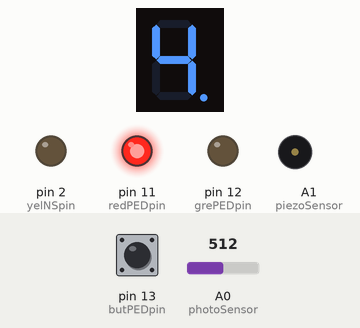
Recording of a sketch running on a simulated Arduino Uno, built with avr-gcc and run on an emulated ATmega328P. On the bench: 1-digit seven-segment display, output pins drawn as LEDs (lit = HIGH), buzzer (waves = sounding). Wiring (inferred from the names in the program): 1-digit 7-segment display, segments lit when LOW: segments pin 4, pin 5, pin 6, pin 7, pin 8, pin 9, pin 10, pin 3. The test bench sets the inputs (shaded band); at power-on: pin 13 (butPEDpin) LOW, A0 (photoSensor) = 512. The segment pins are drawn as the display they are named for; pins used as bus, display or sensor lines are not drawn.

Above: at 1.2 s.
1.3 s: pin 13 (butPEDpin) pulled HIGH for 0.15 s
At 2.65 s:
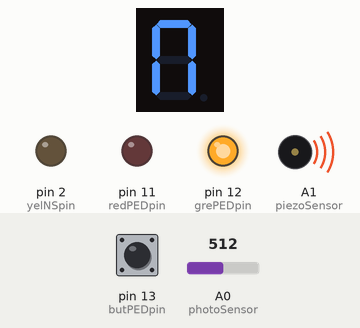
At 3.1 s:
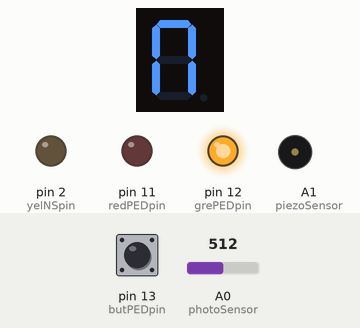
4.4 s: pin 13 (butPEDpin) pulled HIGH for 1 s
At 7.4 s:
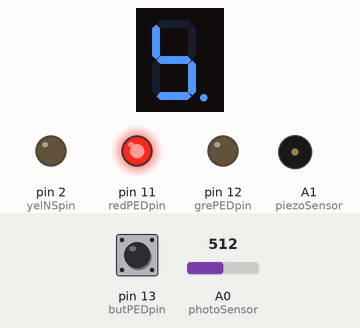
Timing chart, 0 to 8.9 s (numbered marks = the images above; inputs shaded):
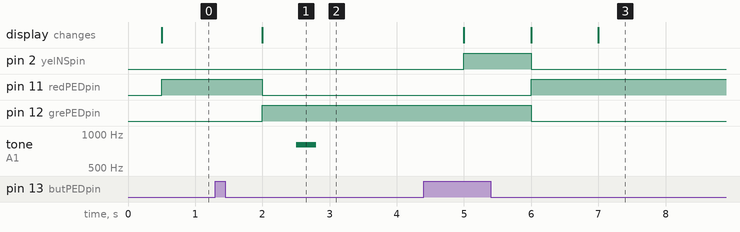

Measured:
- after the input at 1.3 s, pin 11 (redPEDpin): HIGH → LOW after 0.70 s; pin 12 (grePEDpin): LOW → HIGH after 0.70 s; tone on A1 (piezoSensor): silent → 800 Hz after 1.2 s, → silent 0.30 s later

The sketch:

TrafficLight_4.ino
```cpp
// pin number setup
int const redNSpin    = 4;
int const yelNSpin    = 2;
int const greNSpin    = 3;
int const redEWpin    = 7;
int const yelEWpin    = 6;
int const greEWpin    = 5;
int const redSpin     = 8;
int const yelSpin     = 9;
int const greSpin     = 10;
int const redPEDpin   = 11;
int const grePEDpin   = 12;
int const butPEDpin   = 13;
int const photoSensor = A0;
int const piezoSensor = A1;

// Traffic light constants
int const NS_BOUND = 1;
int const S_BOUND  = 2;
int const EW_BOUND = 3;
int const PED      = 4;

// Traffic signal colour constants
int const GREEN  = 1;
int const YELLOW = 2;
int const RED    = 3;

// Traffic On/Off constants
bool const ON  = 1;
bool const OFF = 0;

// Counter variables
int current;
int previous = 0;

// Starting counter numbers for each traffic lights
int yelNS = 0;
int greNS = 0;
int redNS = 11;

int yelEW = 0;
int greEW = 0;
int redEW = 1;

// Init left car to false
bool leftCar = false;

bool butPED = false;

void setup() {
  Serial.begin(9600);

  //NS EW LED pinMode Setup
  for (int i = 2; i < 13; i++) {
    pinMode(i, OUTPUT);
  }

  // Photoresistor Sensor, PED button, and piezo buzzer Setup
  pinMode(photoSensor, INPUT);
  pinMode(butPEDpin, INPUT);
  pinMode(piezoSensor, OUTPUT);

}


void loop() {
  // Refresh counter variable to contain the current millisecond
  current = millis();
  // Refresh traffic light (colour/ON OFF)
  trafficLight();
  // Refresh left car status (photoresistor sensor)
  leftTurn();
  // Refresh PED button status
  trafficLight_Ped();
}


// Traffic Light Cycle status boolean (if 1 cycle is finished or not)
bool NorthCycle = false;
bool SouthCycle = false;

// Blink Cycle Counter variable (counts how many cycles of blinks are executed)
int blinkCycle = 0;

// Blink boolean that determens ON and OFF for the blinking action
bool blink = true;


void trafficLight() {
  //counter setted to every 500 milliseconds (modified from https://docs.arduino.cc/built-in-examples/digital/BlinkWithoutDelay)
  if (current - previous == 500) {
    previous = current;

  //if sensor detects the car and the cycle of both traffic lights are finished (both red) execute blinking
    if (leftCar == true && NorthCycle == true && SouthCycle == true) {
      trafficLightControl(NS_BOUND, RED, OFF);

      if (blink) {
        trafficLightControl(NS_BOUND, GREEN, ON);
        blink = false;
      } else {
        trafficLightControl(NS_BOUND, GREEN, OFF);
        blink = true;
        blinkCycle++;
      }


      if (blinkCycle > 2) {
        NorthCycle = false;
        SouthCycle = false;
        blinkCycle = 0;
        greNS = 1;
        redNS = 0;
      }


    } else {


      if (greNS > 0) {
        greNS++;
        NorthCycle = false;

        trafficLightControl(NS_BOUND, RED, OFF);
        trafficLightControl(NS_BOUND, GREEN, ON);

        trafficLightControl(S_BOUND, RED, OFF);
        trafficLightControl(S_BOUND, GREEN, ON);

        if (greNS > 7) {
          greNS = 0;
          yelNS = 1;
        }
      }


      if (yelNS > 0) {
        yelNS ++;
        NorthCycle = false;

        trafficLightControl(NS_BOUND, GREEN, OFF);
        trafficLightControl(NS_BOUND, YELLOW, ON);

        trafficLightControl(S_BOUND, GREEN, OFF);
        trafficLightControl(S_BOUND, YELLOW, ON);

        if (yelNS > 3) {
          yelNS = 0;
          redNS = 1;
          butPED = false;
        }
        /*
        noTone(piezoSensor);
        if (butPED == true){
          tone(piezoSensor, 800);
        } else {
          noTone(piezoSensor);
        }
        */
      }

      if (redNS > 0) {
        redNS++;

        trafficLightControl(NS_BOUND, YELLOW, OFF);
        trafficLightControl(NS_BOUND, RED, ON);

        trafficLightControl(S_BOUND, YELLOW, OFF);
        trafficLightControl(S_BOUND, RED, ON);

        if (redNS > 13) {
          redNS = 0;
          greNS = 1;
          NorthCycle = true;
        }

      }


      if (greEW > 0) {
        greEW++;
        SouthCycle = false;

        trafficLightControl(EW_BOUND, RED, OFF);
        trafficLightControl(EW_BOUND, GREEN, ON);

        if (greEW > 7) {
          greEW = 0;
          yelEW = 1;
        }
      }

      if (yelEW > 0) {
        yelEW ++;

        trafficLightControl(EW_BOUND, GREEN, OFF);
        trafficLightControl(EW_BOUND, YELLOW, ON);

        if (yelEW > 3) {
          yelEW = 0;
          redEW = 1;
          SouthCycle = true;
        }
      }

      if (redEW > 0) {
        redEW++;

        trafficLightControl(EW_BOUND, YELLOW, OFF);
        trafficLightControl(EW_BOUND, RED, ON);

        if (redEW > 13) {
          redEW = 0;
          greEW = 1;
        }
      }
    }
  }
}


// Detects if there is a car wating for a left turn
void leftTurn() {
  int value = analogRead(photoSensor);

  // if the slider go past half set boolean leftCar to TRUE
  if (value > 540) {
    leftCar = true;
  } else {
    leftCar = false;
  }
}


// Traffic Light Contorl function to control each NS, S, EW traffic lights
void trafficLightControl(int light, int colour, bool power) {
  if (light == 1) {
    if (colour == 1) {
      digitalWrite(greNSpin, power);
    } else if (colour == 2) {
      digitalWrite(yelNSpin, power);
    } else if (colour == 3) {
      digitalWrite(redNSpin, power);
    }
  }
  else if (light == 2) {
    if (colour == 1) {
      digitalWrite(greSpin, power);
    } else if (colour == 2) {
      digitalWrite(yelSpin, power);
    } else if (colour == 3) {
      digitalWrite(redSpin, power);
    }
  }
  else if (light == 3) {
    if (colour == 1) {
      digitalWrite(greEWpin, power);
    } else if (colour == 2) {
      digitalWrite(yelEWpin, power);
    } else if (colour == 3) {
      digitalWrite(redEWpin, power);
    }
  }
  else if (light == 4) {
    if (colour == 1) {
      digitalWrite(grePEDpin, power);
    } else if (colour == 3) {
      digitalWrite(redPEDpin, power);
    }
  }
}


bool alreadyAlarmed = false;
int toneCurrent = 0;
int toneTimeStart = 0;
int toneTime = 0;

//pulldown resistor reference https://makeabilitylab.github.io/physcomp/arduino/buttons.html
void trafficLight_Ped(){
  int butPEDStatus = digitalRead(butPEDpin);

  int prev_greNS = 0;

  toneCurrent = millis();

  if (butPEDStatus){
    butPED = true;

  }


  if (digitalRead(greSpin) == HIGH && butPED == true){
    trafficLightControl(PED, RED, OFF);
    trafficLightControl(PED, GREEN, ON);

    if (greNS == 1){
      tone(piezoSensor, 800);
      alreadyAlarmed = true;
    } else if (greNS > 2 && alreadyAlarmed == false) {
      tone(piezoSensor, 800);
      if (toneTimeStart == 0) {
        toneTimeStart = toneCurrent;
      }

      if (toneCurrent - toneTimeStart == 300){
        alreadyAlarmed = true;
        noTone(piezoSensor);
        toneTimeStart = 0;
      }
    } else {
      noTone(piezoSensor);
    }

  } else if (digitalRead(redSpin) == HIGH){
    trafficLightControl(PED, GREEN, OFF);
    trafficLightControl(PED, RED, ON);
    alreadyAlarmed = false;

  } else if (digitalRead(yelSpin) == HIGH && butPED == true){
    trafficLightControl(PED, RED, OFF);
    trafficLightControl(PED, GREEN, ON);

  }

}
```
